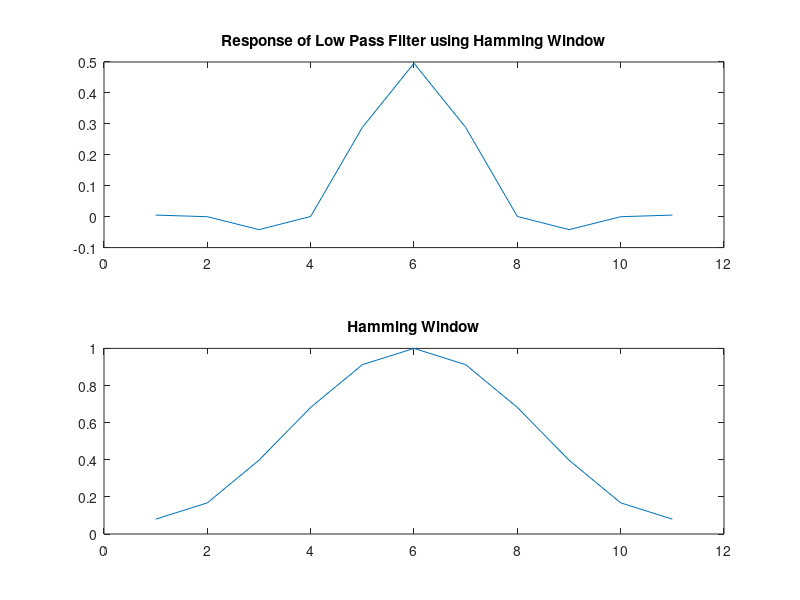

Write the MATLAB code that produced this figure.
%Program for designing low pass FIR filter using hamming window

clc;
clear all;
close all;

fc = 0.5; 							%half of sampling frequency
N = 11; 								%length of the window
wn1 = hamming(N);						%for designing hamming window
hn1 = fir1((N - 1), fc, wn1);			%for fir filter

subplot(2, 1, 1);
plot(hn1);
title('Response of Low Pass Filter using Hamming Window');

subplot(2, 1, 2);
plot(wn1);
title('Hamming Window');